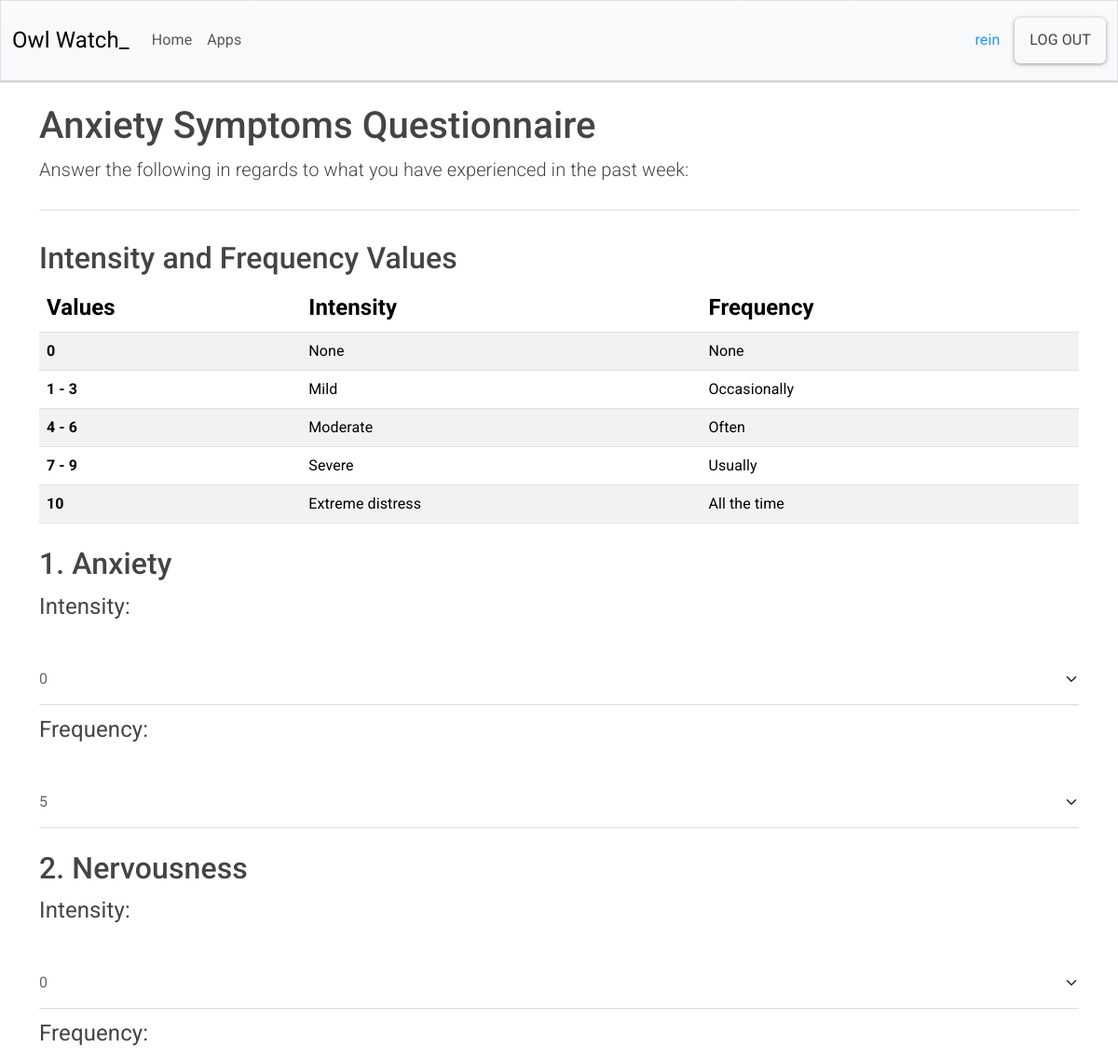
Page /test/1/ (signed in, upper part) on the earlier database version.
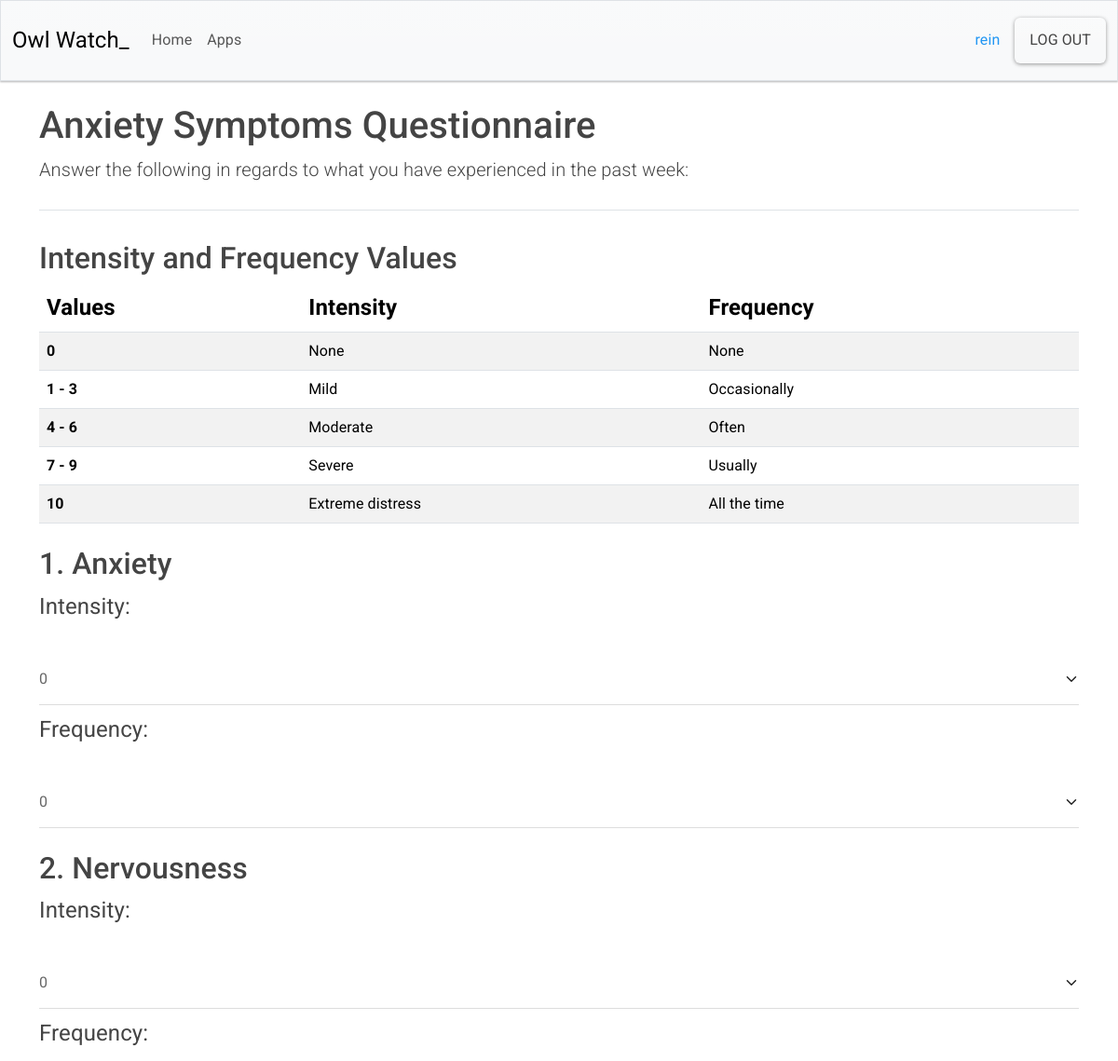
Same page on the later database version.
### app_owlwatch/models.py (models this page shows)
class Questions(models.Model):
    owner = models.ForeignKey(User, on_delete=models.CASCADE)
    question1_intensity = models.IntegerField(
        default=0,
        choices=NUMBER_CHOICES,
        validators=[MinValueValidator(0), MaxValueValidator(10)],
    )
    question1_frequency = models.IntegerField(
        default=0,
        choices=NUMBER_CHOICES,
        validators=[MinValueValidator(0), MaxValueValidator(10)],
    )
    question2_intensity = models.IntegerField(
        default=0,
        choices=NUMBER_CHOICES,
        validators=[MinValueValidator(0), MaxValueValidator(10)],
    )
    question2_frequency = models.IntegerField(
        default=0,
        choices=NUMBER_CHOICES,
        validators=[MinValueValidator(0), MaxValueValidator(10)],
    )
    question3_intensity = models.IntegerField(
        default=0,
        choices=NUMBER_CHOICES,
        validators=[MinValueValidator(0), MaxValueValidator(10)],
    )
    question3_frequency = models.IntegerField(
        default=0,
        choices=NUMBER_CHOICES,
        validators=[MinValueValidator(0), MaxValueValidator(10)],
    )
    question4_intensity = models.IntegerField(
        default=0,
        choices=NUMBER_CHOICES,
        validators=[MinValueValidator(0), MaxValueValidator(10)],
    )
    question4_frequency = models.IntegerField(
        default=0,
        choices=NUMBER_CHOICES,
        validators=[MinValueValidator(0), MaxValueValidator(10)],
    )
    question5_intensity = models.IntegerField(
        default=0,
        choices=NUMBER_CHOICES,
        validators=[MinValueValidator(0), MaxValueValidator(10)],
    )
    question5_frequency = models.IntegerField(
        default=0,
        choices=NUMBER_CHOICES,
        validators=[MinValueValidator(0), MaxValueValidator(10)],
    )
    question6_intensity = models.IntegerField(
        default=0,
        choices=NUMBER_CHOICES,
        validators=[MinValueValidator(0), MaxValueValidator(10)],
    )
    question6_frequency = models.IntegerField(
        default=0,
        choices=NUMBER_CHOICES,
        validators=[MinValueValidator(0), MaxValueValidator(10)],
    )
    question7_intensity = models.IntegerField(
        default=0,
        choices=NUMBER_CHOICES,
        validators=[MinValueValidator(0), MaxValueValidator(10)],
    )
    question7_frequency = models.IntegerField(
        default=0,
        choices=NUMBER_CHOICES,
        validators=[MinValueValidator(0), MaxValueValidator(10)],
    )
    question8_intensity = models.IntegerField(
        default=0,
        choices=NUMBER_CHOICES,
        validators=[MinValueValidator(0), MaxValueValidator(10)],
    )
    question8_frequency = models.IntegerField(
        default=0,
        choices=NUMBER_CHOICES,
        validators=[MinValueValidator(0), MaxValueValidator(10)],
    )
    question9_intensity = models.IntegerField(
        default=0,
        choices=NUMBER_CHOICES,
        validators=[MinValueValidator(0), MaxValueValidator(10)],
    )
    question9_frequency = models.IntegerField(
        default=0,
        choices=NUMBER_CHOICES,
        validators=[MinValueValidator(0), MaxValueValidator(10)],
    )
    question10_intensity = models.IntegerField(
        default=0,
        choices=NUMBER_CHOICES,
        validators=[MinValueValidator(0), MaxValueValidator(10)],
    )
    question10_frequency = models.IntegerField(
        default=0,
        choices=NUMBER_CHOICES,
        validators=[MinValueValidator(0), MaxValueValidator(10)],
    )
    question11_intensity = models.IntegerField(
        default=0,
        choices=NUMBER_CHOICES,
        validators=[MinValueValidator(0), MaxValueValidator(10)],
    )
    question11_frequency = models.IntegerField(
        default=0,
        choices=NUMBER_CHOICES,
        validators=[MinValueValidator(0), MaxValueValidator(10)],
    )
    question12_intensity = models.IntegerField(
        default=0,
        choices=NUMBER_CHOICES,
        validators=[MinValueValidator(0), MaxValueValidator(10)],
    )
    question12_frequency = models.IntegerField(
        default=0,
        choices=NUMBER_CHOICES,
        validators=[MinValueValidator(0), MaxValueValidator(10)],
    )
    question13_intensity = models.IntegerField(
        default=0,
        choices=NUMBER_CHOICES,
        validators=[MinValueValidator(0), MaxValueValidator(10)],
    )
    question13_frequency = models.IntegerField(
        default=0,
        choices=NUMBER_CHOICES,
        validators=[MinValueValidator(0), MaxValueValidator(10)],
    )
    question14_intensity = models.IntegerField(
        default=0,
        choices=NUMBER_CHOICES,
        validators=[MinValueValidator(0), MaxValueValidator(10)],
    )
    question14_frequency = models.IntegerField(
        default=0,
        choices=NUMBER_CHOICES,
        validators=[MinValueValidator(0), MaxValueValidator(10)],
    )
    question15_intensity = models.IntegerField(
        default=0,
        choices=NUMBER_CHOICES,
        validators=[MinValueValidator(0), MaxValueValidator(10)],
    )
    question15_frequency = models.IntegerField(
        default=0,
        choices=NUMBER_CHOICES,
        validators=[MinValueValidator(0), MaxValueValidator(10)],
    )
    question16_intensity = models.IntegerField(
        default=0,
        choices=NUMBER_CHOICES,
        validators=[MinValueValidator(0), MaxValueValidator(10)],
    )
    question16_frequency = models.IntegerField(
        default=0,
        choices=NUMBER_CHOICES,
        validators=[MinValueValidator(0), MaxValueValidator(10)],
    )
    question17_intensity = models.IntegerField(
        default=0,
        choices=NUMBER_CHOICES,
        validators=[MinValueValidator(0), MaxValueValidator(10)],
    )
    question17_frequency = models.IntegerField(
        default=0,
        choices=NUMBER_CHOICES,
        validators=[MinValueValidator(0), MaxValueValidator(10)],
    )

### app_owlwatch/views.py (the view, shortened to what this page needs)
# urls.py: path("test/<int:user_id>/", views.test_page, name="test_page"),
@login_required
def test_page(request, user_id):
    questions_record = Questions.objects.get(owner_id=user_id)
    if request.method != "POST":
        form = QuestionsForm(instance=questions_record)
    return render(request, "app_owlwatch/test.html", {"form": form, "user_id": user_id})

### app_owlwatch/templates/app_owlwatch/test.html (shortened to what this page needs)
{% extends 'app_owlwatch/base.html' %}
{% load django_bootstrap5 %}
{% block page_header %}
<h1>Anxiety Symptoms Questionnaire</h1>
<p class="lead">Answer the following in regards to what you have experienced in the
    past week:</p>
{% endblock page_header %}
{% block content %}
<h2>Intensity and Frequency Values</h2>
<table class="table table-striped">
    <thead class="fs-4">
        <th class="col">Values</th>
        <th class="col">Intensity</th>
        <th class="col">Frequency</th>
    </thead>
    <tbody>
        <tr>
            <th scope="row">0</td>
            <td>None</td>
            <td>None</td>
        </tr>
        <tr>
            <th scope="row">1 - 3</td>
            <td>Mild</td>
            <td>Occasionally</td>
        </tr>
        <tr>
            <th scope="row">4 - 6</td>
            <td>Moderate</td>
            <td>Often</td>
        </tr>
        <tr>
            <th scope="row">7 - 9</td>
            <td>Severe</td>
            <td>Usually</td>
        </tr>
        <tr>
            <th scope="row">10</td>
            <td>Extreme distress</td>
            <td>All the time</td>
        </tr>
    </tbody>
</table>
<form action="{% url 'app_owlwatch:test_page' user_id=user_id %}" method="POST">
    <div class="my-4">
        <h2 class="my-2">1. Anxiety</h2>
        <div class="d-flex flex-column gap-2">
            <p class="fs-4">{{ form.question1_intensity.label_tag }}</p>
            {{ form.question1_intensity }}
            <p class="fs-4">{{ form.question1_frequency.label_tag }}</p>
            {{ form.question1_frequency }}
        </div>
    </div>
    <div class="my-4">
        <h2 class="my-2">2. Nervousness</h2>
        <div class="d-flex flex-column gap-2">
            <p class="fs-4">{{ form.question2_intensity.label_tag }}</p>
            {{ form.question2_intensity }}
            <p class="fs-4">{{ form.question2_frequency.label_tag }}</p>
        </div>
    </div>
</form>
{% endblock content %}

Differences in the rows shown:
changed Questions: question1_frequency "5" → "0"
